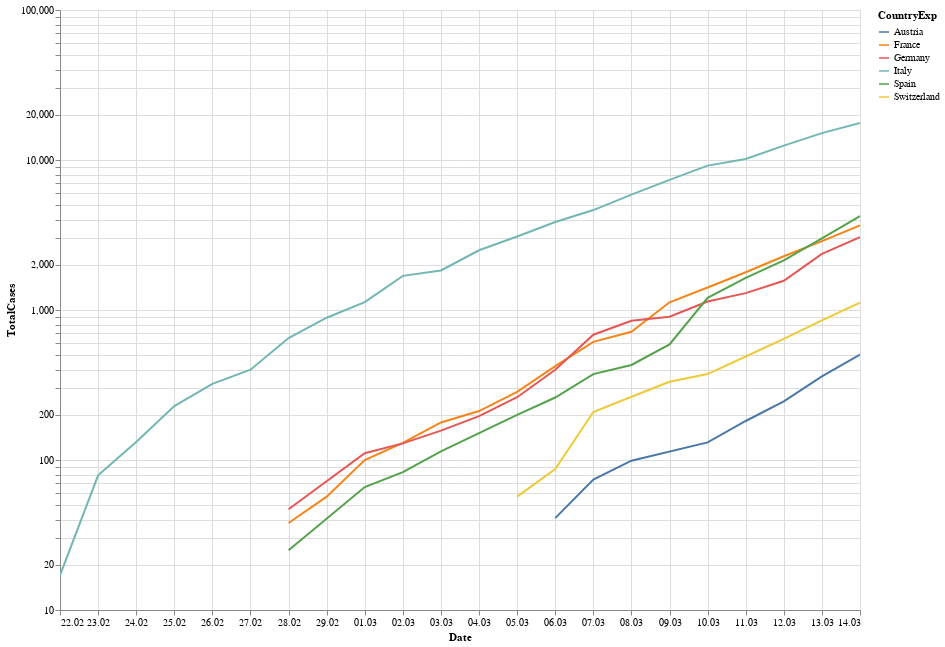

Notebook code cell kept with this figure:
### Code cell
alt.Chart(df[(df.CountryExp.isin(countries))]).mark_line().encode(
    alt.Y('TotalCases', scale=alt.Scale(type='log')),
    alt.X('DateRep:T', axis = alt.Axis(title = 'Date', format = ("%d.%m"))),
    color='CountryExp',
    tooltip=['CountryExp', 'DateRep', 'TotalCases']
).properties(
    height=600,
    width=800
).transform_filter(
    (datum.NewConfCases > 10)
).interactive()

### Figure 1 — Vega-Lite specification as saved in the notebook (floating-point values rounded to 4 significant figures; data arrays with more than 128 entries replaced by an {"elided": "..."} marker saying what was removed)
{"config": {"view": {"continuousWidth": 400, "continuousHeight": 300}}, "data": {"name": "data-fb3b1679bc574e6ef1ab510a29a71477"}, "mark": "line", "encoding": {"color": {"type": "nominal", "field": "CountryExp"}, "tooltip": [{"type": "nominal", "field": "CountryExp"}, {"type": "temporal", "field": "DateRep"}, {"type": "quantitative", "field": "TotalCases"}], "x": {"type": "temporal", "axis": {"format": "%d.%m", "title": "Date"}, "field": "DateRep"}, "y": {"type": "quantitative", "field": "TotalCases", "scale": {"type": "log"}}}, "height": 600, "selection": {"selector018": {"type": "interval", "bind": "scales", "encodings": ["x", "y"]}}, "transform": [{"filter": "(datum.NewConfCases > 10)"}], "width": 800, "$schema": "https://vega.github.io/schema/vega-lite/v4.0.2.json", "datasets": {"data-fb3b1679bc574e6ef1ab510a29a71477": {"elided": "450 records"}}}
